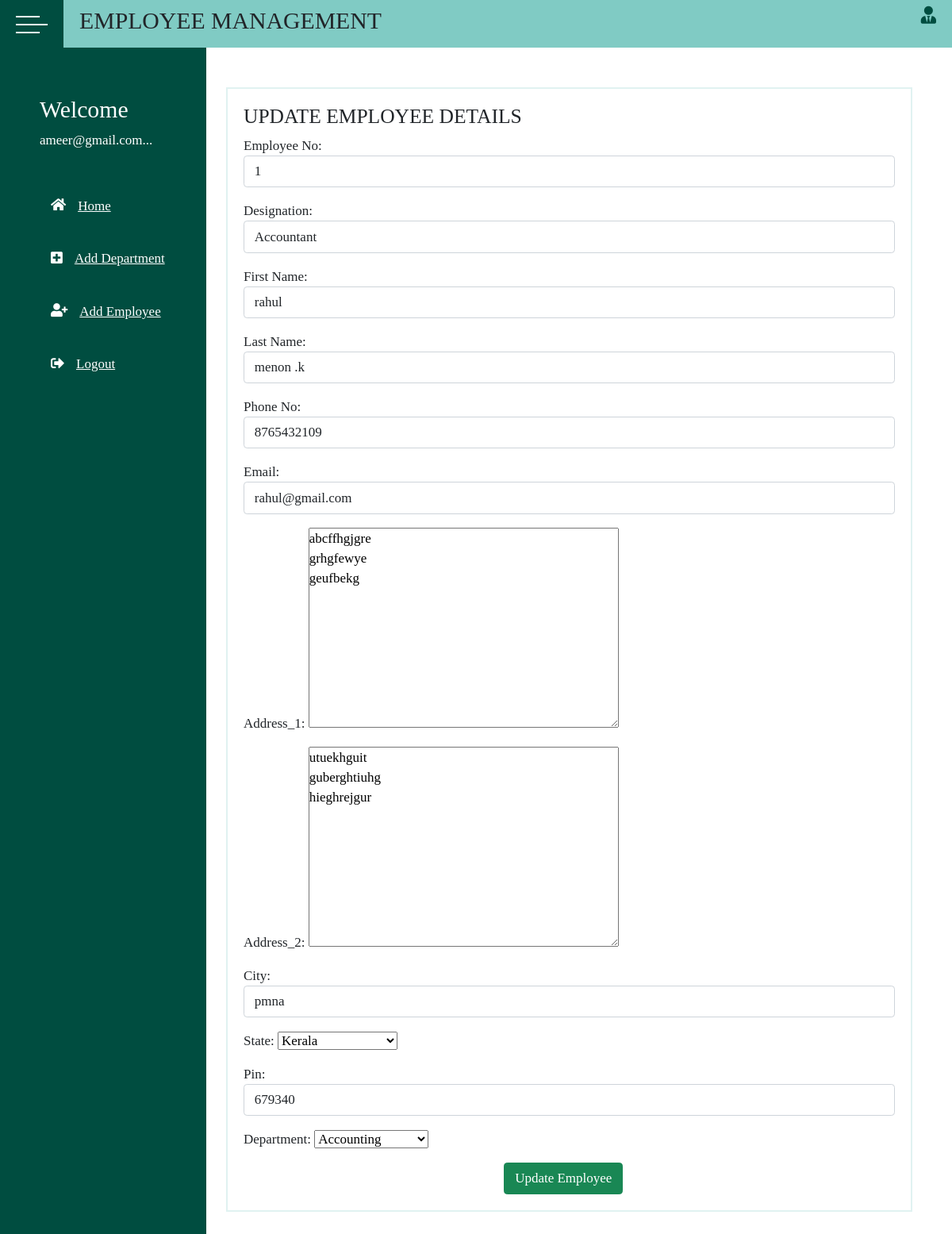
Page /centerhead/employee/update/1 (signed in) on the committed database.
### crmcuser/models.py (models this page shows, shortened)
class MyUser(AbstractBaseUser):
    email = models.EmailField(
        verbose_name='email address',
        max_length=255,
        unique=True,
    )
    phone = models.CharField(max_length=12)
    options = (
        ("admin", "admin"),
    )
    role = models.CharField(max_length=50, default="admin", choices=options)
    is_active = models.BooleanField(default=True)
    is_admin = models.BooleanField(default=False)
    objects = MyUserManager()
    USERNAME_FIELD = 'email'
    REQUIRED_FIELDS = ['phone', 'role']
    def __str__(self):
        return self.email

### centerhead/models.py (models this page shows)
class Employee(models.Model):
    emp_no=models.CharField(max_length=50)
    designation=models.CharField(max_length=50)
    f_name=models.CharField(max_length=50)
    l_name=models.CharField(max_length=50)
    phone=models.CharField(max_length=50)
    email=models.EmailField(max_length=50)
    address_1=models.TextField(max_length=50)
    address_2=models.TextField(max_length=50)
    city=models.CharField(max_length=50)
    options=(
        ("Andhra Pradesh","Andhra Pradesh"),
        ("Arunachal Pradesh","Arunachal Pradesh"),
        ("Assam","Assam"),
        ("Bihar","Bihar"),
        ("Chhattisgarh","Chhattisgarh"),
        ("Goa","Goa"),
        ("Gujarat","Gujarat"),
        ("Haryana","Haryana	"),
        ("Himachal Pradesh","Himachal Pradesh"),
        ("harkhand","harkhand"),
        ("Karnataka","Karnataka"),
        ("Kerala","Kerala"),
        ("Madhya Pradesh","Madhya Pradesh"),
        ("Maharashtra","Maharashtra"),
        ("Manipur","Manipur"),
        ("Meghalaya","Meghalaya"),
        ("Mizoram","Mizoram"),
        ("Nagaland","Nagaland"),
        ("Odisha","Odisha"),
        ("Punjab","Punjab"),
        ("Rajasthan","Rajasthan"),
        ("Sikkim","Sikkim"),
        ("Tamil Nadu","Tamil Nadu"),
        ("Telangana","Telangana"),
        ("Tripura","Tripura"),
        ("Uttar Pradesh","Uttar Pradesh"),
        ("Uttarakhand","Uttarakhand"),
        ("West Bengal","West Bengal")
    )
    state=models.CharField(max_length=50,choices=options,default="Kerala")
    pin=models.CharField(max_length=50)
    department=models.ForeignKey(Department,on_delete=models.CASCADE)

### centerhead/views.py (the view)
# urls.py: path("employee/update/<int:id>", views.UpdateEmployee.as_view(), name="updateemployee"),
@method_decorator(signin_required, name="dispatch")
class UpdateEmployee(UpdateView):
    model = Employee
    form_class = EmployeeAddForm
    template_name = "update_employee.html"
    pk_url_kwarg = "id"
    success_url = reverse_lazy("listemployee")

### centerhead/models.py (called while the page is built)
    def __str__(self):
        return self.name

### centerhead/templates/update_employee.html (shortened to what this page needs)
<!DOCTYPE html>
{%extends "base.html"%}
{%block body_block%}
<html lang="en">
<head>
    <link href="https://cdn.jsdelivr.net/npm/bootstrap@5.1.3/dist/css/bootstrap.min.css" rel="stylesheet"
>
</head>
<body>
<form action="" method="POST">
    <h4>UPDATE EMPLOYEE DETAILS</h4>
    {{form.as_p}}
    <button type="submit" class="btn btn-success" style="margin-left:40%;">Update Employee</button>
</form>
</body>
</html>
{%endblock%}

### centerhead/templates/base.html (shortened to what this page needs)
<!DOCTYPE html>
{%load static%}
<html lang="en">
<head>
    <link rel="stylesheet" href="{%static 'css/style.css'%}">
    <link rel="stylesheet" href="https://use.fontawesome.com/releases/v5.15.4/css/all.css"
>
    <link href="https://cdn.jsdelivr.net/npm/bootstrap@5.1.3/dist/css/bootstrap.min.css" rel="stylesheet"
>
</head>
<body>
<div class="wrapper">
    <div class="top_navbar">
        <div class="hamburger">
            <div class="hamburger__inner">
                <div class="one"></div>
                <div class="two"></div>
                <div class="three"></div>
            </div>
        </div>
        <div class="menu">
            <div class="log">
                <h3>EMPLOYEE MANAGEMENT</h3>
            </div>
            <div class="right_menu">
                <ul>
                    <li>
                        <a href=""><i class="fas fa-user-tie"></i></a>
                    </li>
                </ul>
            </div>
        </div>
    </div>
    <div class="main_container">
        <div class="sidebar">
            <div class="sidebar__inner">
                <div class="profile">
                    <div class="profile_info" style="padding-left:50px; margin-top:40px;">
                        <h3>Welcome</h3>
                        <p class="profile_name">{{request.user}}...</p>
                    </div>
                </div>
                <ul>
                    <li>
                        <a href="{%url 'listemployee'%}">
                        <span class="icon">
                            <i class="fas fa-home"></i>
                        </span>
                            <span class="title">Home</span>
                        </a>
                    </li>
                    <li>
                        <a href="{%url 'adddept'%}">
                            <span class="icon"><i class="fas fa-plus-square"></i></span>
                            <span class="title">Add Department</span>
                        </a>
                    </li>
                    <li>
                        <a href="{%url 'addemployee'%}">
                            <span class="icon"><i class="fas fa-user-plus"></i></span>
                            <span class="title">Add Employee</span>
                        </a>
                    </li>
                    <li>
                        <a href="{%url 'adminsignout'%}">
                            <span class="icon"><i class="fas fa-sign-out-alt"></i></span>
                            <span class="title">Logout</span>
                        </a>
                    </li>
                </ul>
            </div>
        </div>
        <div class="container">
            <div class="item">
                {%block body_block%}
                {%endblock%}
            </div>
        </div>
    </div>
</div>
</body>
</html>

### centerhead/static/css/style.css (style rules this page uses)
* { font-family: 'Galdeano'; font-size: 17px; margin: 0; padding: 0; list-style: none; box-sizing: border-box; text-decoration: none; font-size:10; }
.wrapper { width: 100%; height: 100%; }
.top_navbar { background: #80CBC4; height: 60px; display: flex; position: fixed; width: 100%; top: 0; }
.top_navbar .hamburger { width: 80px; background: #004D40; position: relative; font-size: 28px; }
.top_navbar .hamburger .hamburger__inner { position: absolute; top: 50%; left: 50%; transform: translate(-50%,-50%); cursor: pointer; width: 40px; height: 20px; }
.top_navbar .hamburger__inner > div { width: 30px; height: 2px; background: #fff; position: absolute; top: 0; left: 0; }
.top_navbar .hamburger div.two { top: 10px; width: 40px; }
.top_navbar .hamburger div.three { top: 20px; }
.top_navbar .menu { width: calc(100% - 80px); height: 100%; display: flex; justify-content: space-between; align-items: center; padding: 0 20px; }
.top_navbar .menu .right_menu ul { display: flex; }
.top_navbar .menu .right_menu ul li { position: relative; }
.top_navbar .menu .right_menu ul li .fas { font-size: 22px; cursor: pointer; color: #004D40; }
.main_container .sidebar { position: fixed; top: 60px; left: 0; width: 260px; height: 100%; background: #004D40; transition: all 0.3s ease; }
.main_container .sidebar .sidebar__inner { position: relative; }
.main_container .sidebar .profile { display: flex; align-items: center; color: #fff; padding: 20px 0; white-space: nowrap; transition: all 0.3s ease; }
.main_container .container { margin-top: 60px; width: calc(100% - 225px); margin-left: 225px; padding: 50px; padding-left: 60px; transition: all 0.3s ease; }
.main_container .sidebar ul li a { color: #fff; font-size: 6px; padding: 20px 30px; white-space: nowrap; display: flex; align-items: center; margin-bottom: 1px; transition: all 0.3s ease; }
.main_container .sidebar ul li a .icon { margin-right: 15px; font-size: 12px; }
.main_container .sidebar ul li a span { display: inline-block; }
.main_container .container .item { background: #fff; border: 2px solid #E0F2F1; margin-bottom: 30px; padding: 20px; font-size: 3px; line-height: 25px; }

### rows in the picture
MyUser: user "ameer@gmail.com"
Employee: emp_no "1", designation "Accountant", f_name "rahul", l_name "menon .k", phone "8765432109", email "rahul@gmail.com", address_1 "abcffhgjgre grhgfewye geufbekg", address_2 "utuekhguit guberghtiuhg hieghrejgur", city "pmna", state "Kerala", pin "679340", department "Accounting"
